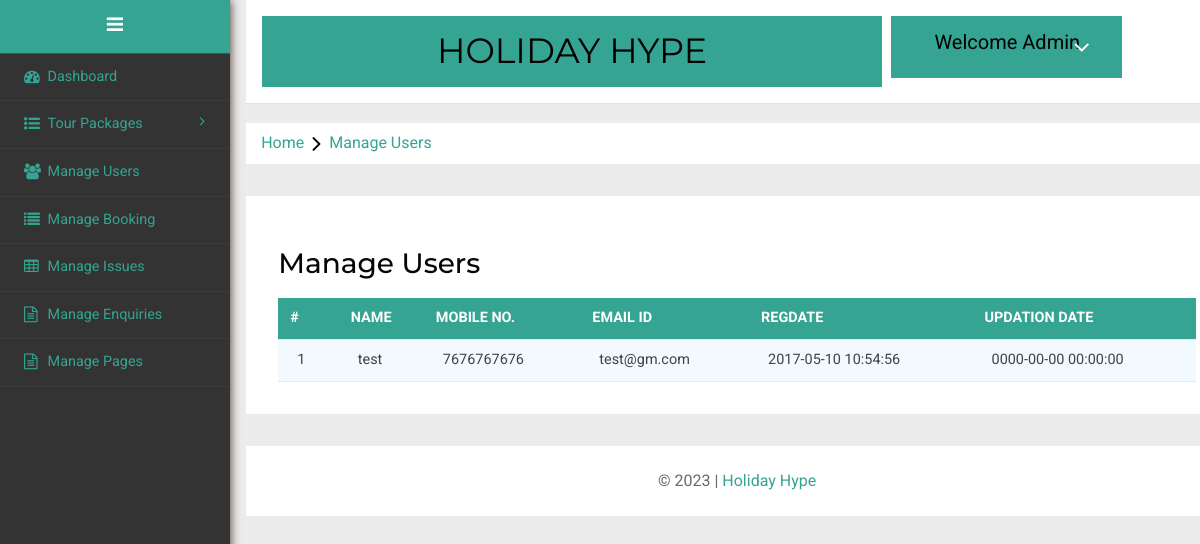
The page /hype/admin/manage-users.php (signed in) on the database its author committed.
### tables this page shows
CREATE TABLE `tblusers` (
  `id` int(11) NOT NULL,
  `FullName` varchar(100) DEFAULT NULL,
  `MobileNumber` char(10) DEFAULT NULL,
  `EmailId` varchar(70) DEFAULT NULL,
  `Password` varchar(100) DEFAULT NULL,
  `RegDate` timestamp NULL DEFAULT current_timestamp(),
  `UpdationDate` timestamp NULL DEFAULT NULL ON UPDATE current_timestamp()
);

### hype/admin/manage-users.php (the view, shortened to what this page needs)
<?php
include('includes/config.php');
if(strlen($_SESSION['alogin'])==0)
	{
header('location:index.php');
}
else{
	?>
<!DOCTYPE HTML>
<html>
<head>
<link href="css/bootstrap.min.css" rel='stylesheet' type='text/css' />
<link href="css/style.css" rel='stylesheet' type='text/css' />
<link rel="stylesheet" href="css/morris.css" type="text/css"/>
<link href="css/font-awesome.css" rel="stylesheet">
<link rel="stylesheet" type="text/css" href="css/table-style.css" />
<link rel="stylesheet" type="text/css" href="css/basictable.css" />
<link rel="stylesheet" href="css/icon-font.min.css" type='text/css' />
</head>
<body>
   <div class="page-container">
<div class="left-content">
	   <div class="mother-grid-inner">
				<?php include('includes/header.php');?>
				</div>
<ol class="breadcrumb">
                <li class="breadcrumb-item">Home<i class="fa fa-angle-right"></i>Manage Users</li>
            </ol>
<div class="agile-grids">
				<div class="agile-tables">
					<div class="w3l-table-info">
					  <h2>Manage Users</h2>
					    <table id="table">
						<thead>
						  <tr>
						  <th>#</th>
							<th>Name</th>
							<th>Mobile No.</th>
							<th>Email Id</th>
							<th>RegDate </th>
							<th>Updation Date</th>
						  </tr>
						</thead>
						<tbody>
<?php $sql = "SELECT * from tblusers";
$query = $dbh -> prepare($sql);
$query->execute();
$results=$query->fetchAll(PDO::FETCH_OBJ);
$cnt=1;
if($query->rowCount() > 0)
{
foreach($results as $result)
{				?>
						  <tr>
							<td><?php echo htmlentities($cnt);?></td>
							<td><?php echo htmlentities($result->FullName);?></td>
							<td><?php echo htmlentities($result->MobileNumber);?></td>
							<td><?php echo htmlentities($result->EmailId);?></td>
							<td><?php echo htmlentities($result->RegDate);?></td>
							<td><?php echo htmlentities($result->UpdationDate);?></td>
						  </tr>
						 <?php $cnt=$cnt+1;} }?>
						</tbody>
					  </table>
					</div>
			</div>
<?php include('includes/footer.php');?>
</div>
</div>
						<?php include('includes/sidebarmenu.php');?>
							</div>
</body>
</html>
<?php } ?>

### hype/admin/css/table-style.css (style rules this page uses)
table { background: white; border-collapse: collapse; margin: 1.25em 0 0; width: 100%; }
table tr, table th, table td { border: none; border-bottom: 1px solid #e8e8e8; font-size: .95em; }
table th, table td { padding: 10px 12px; text-align: left; }
table th { background: #35a492; color: #fff; text-transform: uppercase; }
table tr td { background: #f3faff; color: #424242; }
table { width: 100%; }

### rows shown on the page
tblusers: FullName "test", MobileNumber "7676767676", EmailId "test@gm.com", RegDate "2017-05-10 10:54:56", UpdationDate "0000-00-00 00:00:00"
